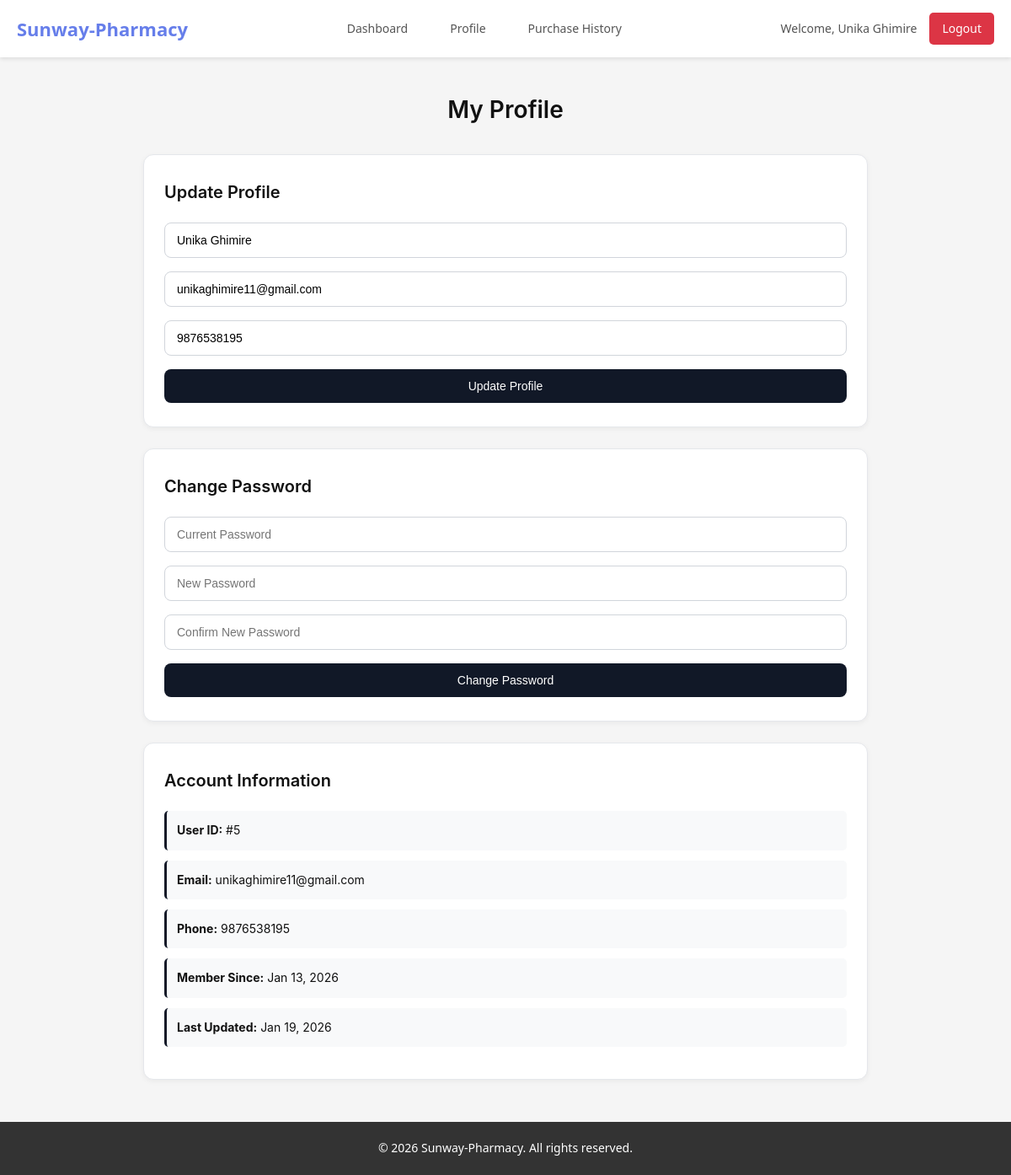
The page /patient/profile.php (signed in) on the database its author committed.
### tables this page shows
CREATE TABLE `users` (
  `id` int(11) NOT NULL,
  `name` varchar(100) NOT NULL,
  `email` varchar(100) NOT NULL,
  `phone` varchar(20) DEFAULT NULL,
  `password` varchar(255) NOT NULL,
  `role` enum('admin','staff','patient') NOT NULL,
  `created_at` timestamp NOT NULL DEFAULT current_timestamp(),
  `updated_at` timestamp NOT NULL DEFAULT current_timestamp() ON UPDATE current_timestamp()
);

### includes/functions.php (called while the page is built, shortened)
<?php
function format_date($date) {
    return date('M d, Y', strtotime($date));
}
?>

### patient/profile.php (the view, shortened to what this page needs)
<?php
require_once '../config/database.php';
require_once '../includes/functions.php';
$user_id = $_SESSION['user_id'] ?? null;
$stmt = mysqli_prepare($conn, "SELECT * FROM users WHERE id=?");
mysqli_stmt_bind_param($stmt, "i", $user_id);
mysqli_stmt_execute($stmt);
$result = mysqli_stmt_get_result($stmt);
$user = mysqli_fetch_assoc($result);
?>
<?php include '../includes/header.php'; ?>
<div class="profile-page">
    <h1 class="page-title">My Profile</h1>
    <div class="card">
        <h2>Update Profile</h2>
        <form method="POST">
            <input type="text" name="name" value="<?php echo htmlspecialchars($user['name']); ?>" placeholder="Full Name" required>
            <input type="email" name="email" value="<?php echo htmlspecialchars($user['email']); ?>" placeholder="Email" required>
            <input type="tel" name="phone" value="<?php echo htmlspecialchars($user['phone'] ?? ''); ?>" placeholder="Phone">
            <button type="submit" class="btn">Update Profile</button>
        </form>
    </div>
    <div class="card">
        <h2>Change Password</h2>
        <form method="POST">
            <input type="password" name="current_password" placeholder="Current Password" required>
            <input type="password" name="new_password" placeholder="New Password" required>
            <input type="password" name="confirm_password" placeholder="Confirm New Password" required>
            <button type="submit" class="btn">Change Password</button>
        </form>
    </div>
    <div class="card">
        <h2>Account Information</h2>
        <div class="info-display">
            <p><strong>User ID:</strong> #<?php echo $user['id']; ?></p>
            <p><strong>Email:</strong> <?php echo htmlspecialchars($user['email']); ?></p>
            <p><strong>Phone:</strong> <?php echo htmlspecialchars($user['phone'] ?? 'Not set'); ?></p>
            <p><strong>Member Since:</strong> <?php echo format_date($user['created_at']); ?></p>
            <p><strong>Last Updated:</strong> <?php echo format_date($user['updated_at']); ?></p>
        </div>
    </div>
</div>
<link rel="stylesheet" href="../assets/css/profile.css">
<?php include '../includes/footer.php'; ?>

### assets/css/style.css (style rules this page uses)
* { margin: 0; padding: 0; box-sizing: border-box; }
body { font-family: 'Segoe UI', Tahoma, Geneva, Verdana, sans-serif; background-color: #f5f5f5; color: #333; line-height: 1.6; }
.btn { display: inline-block; padding: 10px 20px; border: none; border-radius: 5px; cursor: pointer; text-decoration: none; font-size: 14px; font-weight: 500; transition: all 0.3s; text-align: center; }
.info-display p { margin: 10px 0; padding: 10px; background: white; border-left: 3px solid #667eea; border-radius: 3px; }
.info-display p { margin: 12px 0; padding: 12px; background: white; border-left: 3px solid #667eea; border-radius: 3px; }

### assets/css/profile.css (style rules this page uses)
.profile-page { max-width: 900px; margin: 40px auto; padding: 0 20px; font-family: 'Inter', sans-serif; color: #111; }
.page-title { text-align: center; font-size: 28px; font-weight: 600; margin-bottom: 30px; }
.card { background: #fff; padding: 28px 24px; margin-bottom: 25px; border-radius: 12px; border: 1px solid #e5e7eb; box-shadow: 0 2px 6px rgba(0,0,0,0.05); }
.card h2 { font-size: 20px; font-weight: 600; margin-bottom: 20px; color: #111; }
.card input { width: 100%; padding: 12px 14px; margin-bottom: 16px; border: 1px solid #d1d5db; border-radius: 8px; font-size: 14px; outline: none; transition: border-color 0.2s; }
.btn { width: 100%; padding: 12px; font-size: 14px; font-weight: 500; color: #fff; background: #111827; border: none; border-radius: 8px; cursor: pointer; transition: background 0.2s; }
.info-display p { background: #f8f9fa; padding: 12px; border-left: 3px solid #111827; border-radius: 5px; margin-bottom: 10px; font-size: 14px; }

### rows shown on the page
users: name "Unika Ghimire", email "unikaghimire11@gmail.com", phone "9876538195", id "5", created_at "Jan 13, 2026", updated_at "Jan 19, 2026"

### other values the page prints
SITE_NAME "Sunway-Pharmacy"
$_SESSION['name'] "Unika Ghimire"
